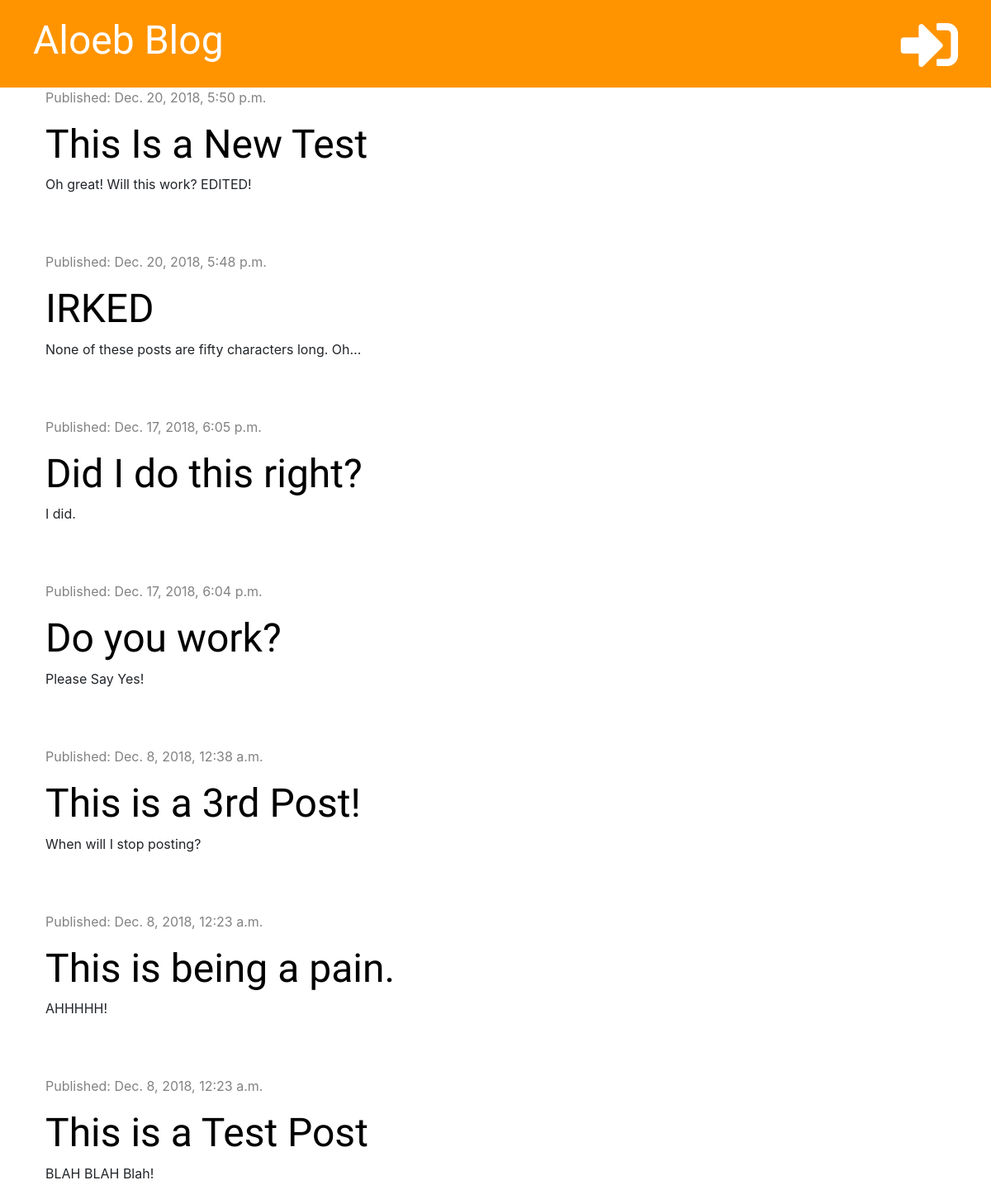
The page / on the database its author committed.
### blog/models.py (models this page shows, shortened)
class Post(models.Model):
    author = models.ForeignKey('auth.User', on_delete=models.CASCADE)
    title = models.CharField(max_length=200)
    text = models.TextField()
    create_date = models.DateTimeField(default=timezone.now)
    published_date = models.DateTimeField(blank=True, null=True)

### blog/views.py (the view)
# urls.py: path('', views.post_list, name='post_list'),
def post_list(request):
    posts = Post.objects.filter(published_date__lte=timezone.now()).order_by('-published_date')
    stuff_for_frontend = {'posts': posts}
    return render(request, 'blog/post_list.html', stuff_for_frontend)

### blog/templates/blog/post_list.html (shortened to what this page needs)
{% extends 'blog/base.html' %}
{% block content %}
    {% for post in posts %}
        <div class="post">
            <div class="date">
                <p>Published: {{ post.published_date }}</p>
            </div>
            <h1><a href="{% url 'post_detail' pk=post.pk %}">{{ post.title }}</a></h1>
            <p>{{ post.text|truncatechars:50|linebreaksbr }}</p>
        </div>
    {% endfor %}
{% endblock %}

### blog/static/css/blog.css (style rules this page uses)
h1, h2, h3, h4 { font-family: 'Tangerine', 'Inconsolata', 'Droid Sans', serif; font-size: 48px; }
.date { color: #828282; }
.post { margin-bottom: 70px; }
.post h1 a { color: #000000; text-decoration: none; }

### rows shown on the page
Post: published_date "Dec. 20, 2018, 5:50 p.m.", title "This Is a New Test", text "Oh great! Will this work? EDITED!"
Post: published_date "Dec. 20, 2018, 5:48 p.m.", title "IRKED", text "None of these posts are fifty characters long. Oh…"
Post: published_date "Dec. 17, 2018, 6:05 p.m.", title "Did I do this right?", text "I did."
Post: published_date "Dec. 17, 2018, 6:04 p.m.", title "Do you work?", text "Please Say Yes!"
Post: published_date "Dec. 8, 2018, 12:38 a.m.", title "This is a 3rd Post!", text "When will I stop posting?"
Post: published_date "Dec. 8, 2018, 12:23 a.m.", title "This is being a pain.", text "AHHHHH!"
Post: published_date "Dec. 8, 2018, 12:23 a.m.", title "This is a Test Post", text "BLAH BLAH Blah!"
